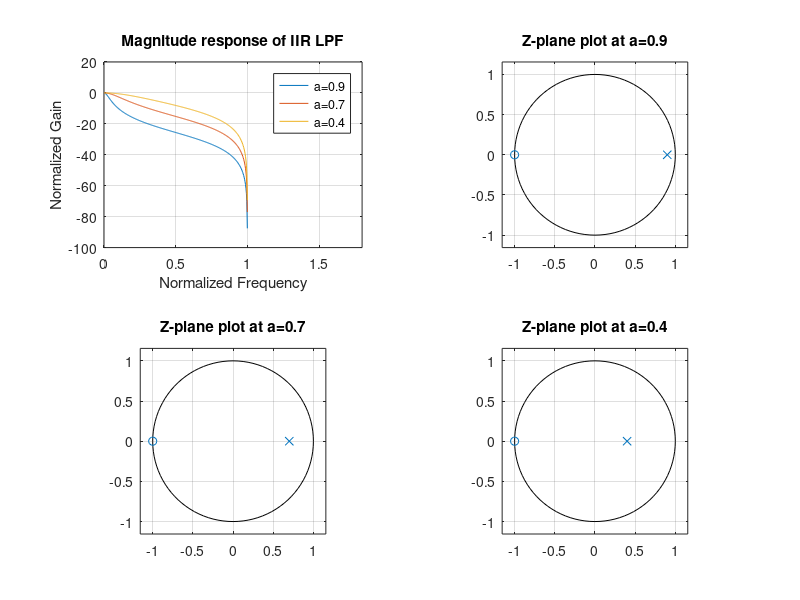

This figure's MATLAB source:
%IIR low pass filter

w=0:0.01:pi
NUM1=[0.05 0.05];
DEN1=[1 -0.9];
H1=freqz(NUM1,DEN1,w);
M1=20*log10(abs(H1));
subplot(2,2,1);
plot(w/pi,M1);
hold on;

NUM2=[0.15 0.15];
DEN2=[1 -0.7];
H2=freqz(NUM2,DEN2,w);
M2=20*log10(abs(H2));
plot(w/pi,M2);
hold on;

NUM3=[0.3 0.3];
DEN3=[1 -0.4];
H3=freqz(NUM3,DEN3,w);
M3=20*log10(abs(H3));
plot(w/pi,M3);
hold on;
grid on
legend('a=0.9','a=0.7','a=0.4')
axis([0 1.8 -100 20])
xlabel('Normalized Frequency');
ylabel('Normalized Gain');
title('Magnitude response of IIR LPF');

subplot(2,2,2);
zplane(NUM1,DEN1);
title('Z-plane plot at a=0.9')
subplot(2,2,3);
zplane(NUM2,DEN2);
title('Z-plane plot at a=0.7')
subplot(2,2,4);
zplane(NUM3,DEN3);
title('Z-plane plot at a=0.4');